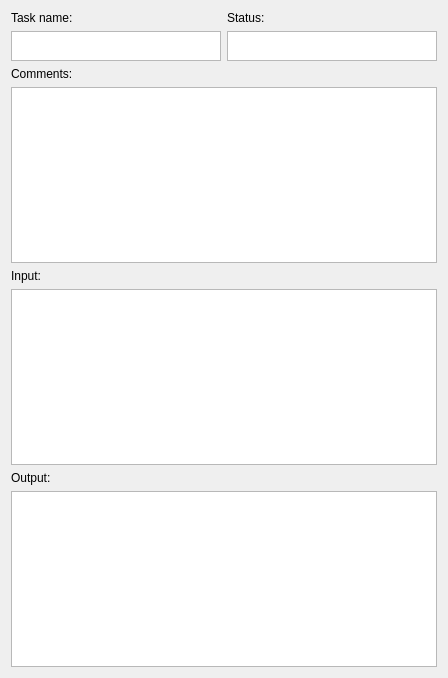
<?xml version="1.0" encoding="UTF-8"?>
<ui version="4.0">
 <class>DlgJobsDetails</class>
 <widget class="QDialog" name="DlgJobsDetails">
  <property name="windowModality">
   <enum>Qt::WindowModal</enum>
  </property>
  <property name="geometry">
   <rect>
    <x>0</x>
    <y>0</y>
    <width>448</width>
    <height>678</height>
   </rect>
  </property>
  <property name="windowTitle">
   <string>Google Earth Engine Task Detail</string>
  </property>
  <layout class="QGridLayout" name="gridLayout">
   <item row="3" column="0" colspan="2">
    <widget class="QTextBrowser" name="comments">
     <property name="maximumSize">
      <size>
       <width>16777215</width>
       <height>16777215</height>
      </size>
     </property>
     <property name="html">
      <string>&lt;!DOCTYPE HTML PUBLIC &quot;-//W3C//DTD HTML 4.0//EN&quot; &quot;http://www.w3.org/TR/REC-html40/strict.dtd&quot;&gt;
&lt;html&gt;&lt;head&gt;&lt;meta name=&quot;qrichtext&quot; content=&quot;1&quot; /&gt;&lt;style type=&quot;text/css&quot;&gt;
p, li { white-space: pre-wrap; }
&lt;/style&gt;&lt;/head&gt;&lt;body style=&quot; font-family:'MS Shell Dlg 2'; font-size:8.25pt; font-weight:400; font-style:normal;&quot;&gt;
&lt;p style=&quot;-qt-paragraph-type:empty; margin-top:0px; margin-bottom:0px; margin-left:0px; margin-right:0px; -qt-block-indent:0; text-indent:0px; font-size:8pt;&quot;&gt;&lt;br /&gt;&lt;/p&gt;&lt;/body&gt;&lt;/html&gt;</string>
     </property>
     <property name="openExternalLinks">
      <bool>true</bool>
     </property>
    </widget>
   </item>
   <item row="2" column="0">
    <widget class="QLabel" name="commentsLabel">
     <property name="text">
      <string>Comments:</string>
     </property>
    </widget>
   </item>
   <item row="0" column="0">
    <widget class="QLabel" name="taskNameLabel">
     <property name="text">
      <string>Task name:</string>
     </property>
    </widget>
   </item>
   <item row="6" column="0">
    <widget class="QLabel" name="outputLabel">
     <property name="text">
      <string>Output:</string>
     </property>
    </widget>
   </item>
   <item row="4" column="0">
    <widget class="QLabel" name="inputLabel">
     <property name="text">
      <string>Input:</string>
     </property>
    </widget>
   </item>
   <item row="0" column="1">
    <widget class="QLabel" name="label">
     <property name="text">
      <string>Status:</string>
     </property>
    </widget>
   </item>
   <item row="7" column="0" colspan="2">
    <widget class="QTextBrowser" name="output">
     <property name="maximumSize">
      <size>
       <width>16777215</width>
       <height>16777215</height>
      </size>
     </property>
    </widget>
   </item>
   <item row="5" column="0" colspan="2">
    <widget class="QTextBrowser" name="input">
     <property name="maximumSize">
      <size>
       <width>16777215</width>
       <height>16777215</height>
      </size>
     </property>
    </widget>
   </item>
   <item row="1" column="0">
    <widget class="QTextBrowser" name="task_name">
     <property name="sizePolicy">
      <sizepolicy hsizetype="Preferred" vsizetype="Preferred">
       <horstretch>0</horstretch>
       <verstretch>0</verstretch>
      </sizepolicy>
     </property>
     <property name="minimumSize">
      <size>
       <width>0</width>
       <height>30</height>
      </size>
     </property>
     <property name="maximumSize">
      <size>
       <width>16777215</width>
       <height>40</height>
      </size>
     </property>
     <property name="verticalScrollBarPolicy">
      <enum>Qt::ScrollBarAlwaysOff</enum>
     </property>
    </widget>
   </item>
   <item row="1" column="1">
    <widget class="QTextBrowser" name="task_status">
     <property name="sizePolicy">
      <sizepolicy hsizetype="Preferred" vsizetype="Preferred">
       <horstretch>0</horstretch>
       <verstretch>0</verstretch>
      </sizepolicy>
     </property>
     <property name="minimumSize">
      <size>
       <width>0</width>
       <height>30</height>
      </size>
     </property>
     <property name="maximumSize">
      <size>
       <width>16777215</width>
       <height>40</height>
      </size>
     </property>
     <property name="verticalScrollBarPolicy">
      <enum>Qt::ScrollBarAlwaysOff</enum>
     </property>
    </widget>
   </item>
  </layout>
 </widget>
 <resources/>
 <connections/>
</ui>
